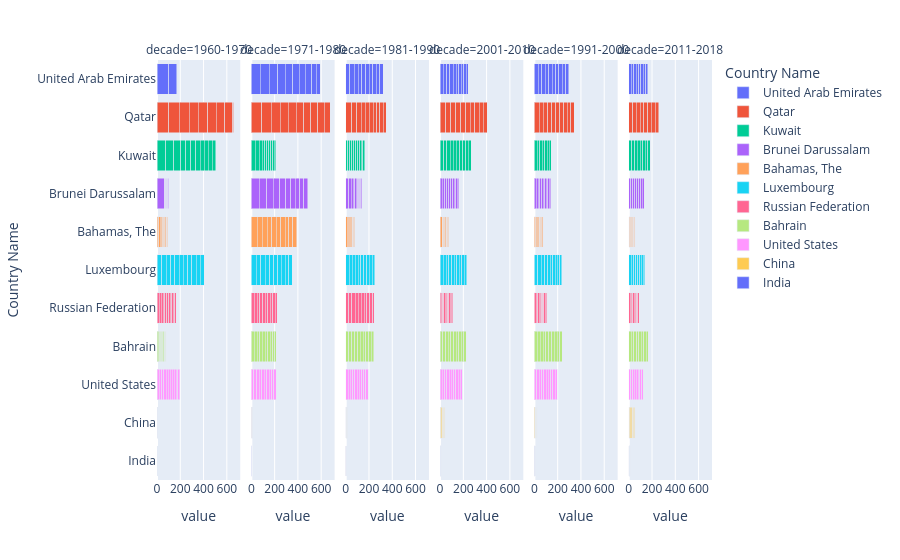

Notebook source saved alongside this figure:
### Code cell
fig_8=px.bar(data_frame=df2[df2['Country Name'].isin(country_col)].sort_values(by=['value'],ascending=False), x='value',y='Country Name', facet_col='decade', color='Country Name',barmode='stack' )
fig_8
